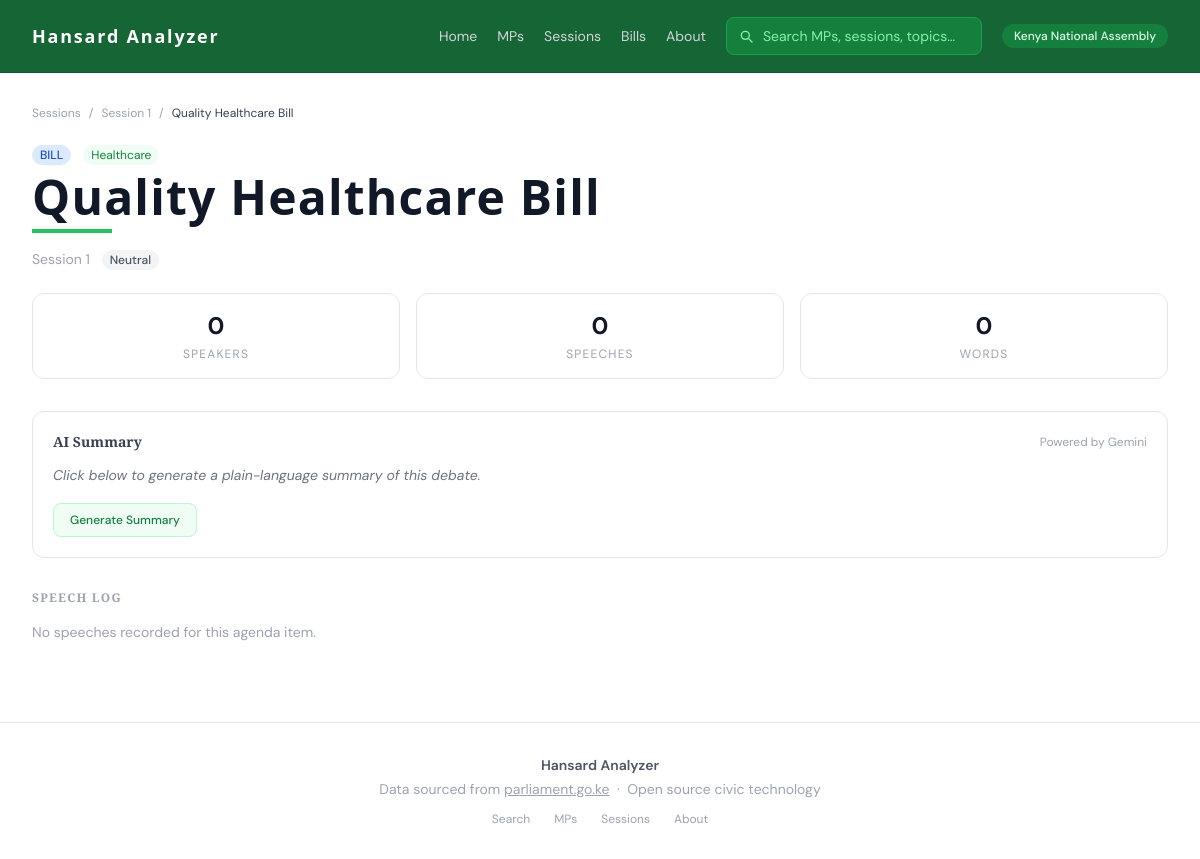
Page /agenda/1 on the earlier database version.
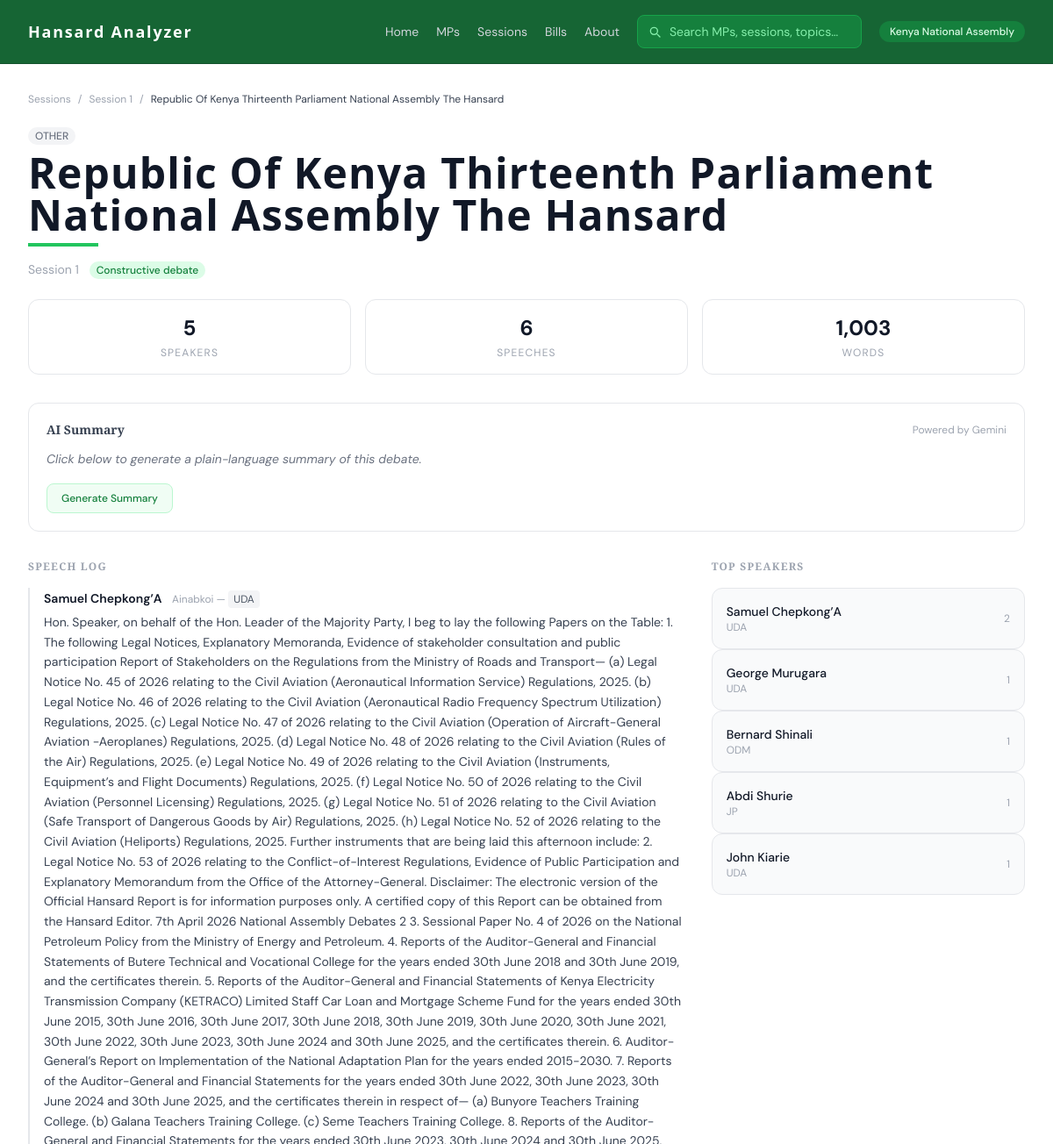
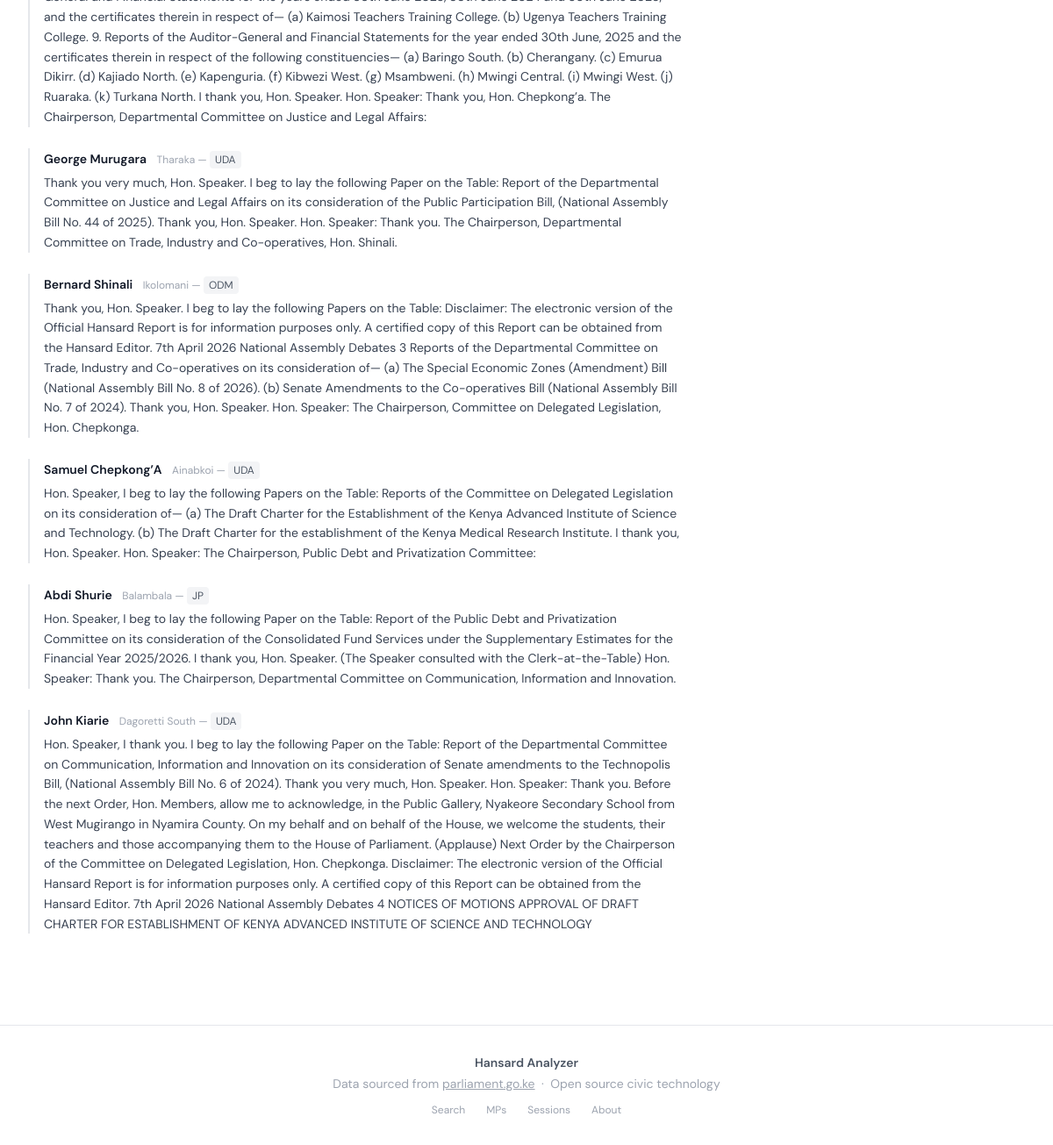
Same page on the later database version (2 pictures, top to bottom).
### tables this page shows
CREATE TABLE agenda_items (
    id           INTEGER PRIMARY KEY AUTOINCREMENT,
    session_id   INTEGER NOT NULL REFERENCES sessions(id),
    title        TEXT NOT NULL,
    type         TEXT NOT NULL,
    sequence     INTEGER,
    raw_heading  TEXT,
    created_at   TEXT
);

CREATE TABLE agenda_item_topics (
    id             INTEGER PRIMARY KEY AUTOINCREMENT,
    agenda_item_id INTEGER NOT NULL REFERENCES agenda_items(id),
    topic          TEXT NOT NULL,
    confidence     REAL,
    UNIQUE(agenda_item_id, topic)
);

CREATE TABLE speeches (
    id              INTEGER PRIMARY KEY AUTOINCREMENT,
    session_id      INTEGER NOT NULL REFERENCES sessions(id),
    member_id       INTEGER NOT NULL REFERENCES members(id),
    agenda_item_id  INTEGER REFERENCES agenda_items(id),
    section         TEXT,
    content         TEXT NOT NULL,
    word_count      INTEGER,
    sentiment_score REAL,
    created_at      TEXT
);

CREATE TABLE members (
    id           INTEGER PRIMARY KEY AUTOINCREMENT,
    name         TEXT NOT NULL,
    constituency TEXT,
    party        TEXT,
    first_seen   TEXT,
    last_seen    TEXT
);

### routes/agenda_items.py (the view)
@agenda_items_bp.route("/<int:agenda_item_id>")
def agenda_item_detail(agenda_item_id):
    page     = request.args.get("page", 1, type=int)
    per_page = 20
    conn = get_connection()
    item = get_agenda_item_by_id(conn, agenda_item_id)
    if not item:
        conn.close()
        abort(404)
    all_speeches = get_speeches_by_agenda_item(conn, agenda_item_id)
    topics = get_topics_for_agenda_item(conn, agenda_item_id)
    conn.close()
    scored = [s["sentiment_score"] for s in all_speeches if s["sentiment_score"] is not None]
    avg_sentiment = round(sum(scored) / len(scored), 3) if scored else 0.0
    sentiment_label = score_label(avg_sentiment)
    total_words = sum(s["word_count"] or 0 for s in all_speeches)
    speakers = {}
    for speech in all_speeches:
        mid = speech["member_id"]
        if mid not in speakers:
            speakers[mid] = {
                "member_id": mid,
                "name": speech["member_name"],
                "constituency": speech["constituency"],
                "party": speech["party"],
                "count": 0,
            }
        speakers[mid]["count"] += 1
    top_speakers = sorted(speakers.values(), key=lambda x: x["count"], reverse=True)
    p = paginate(all_speeches, page, per_page)
    return render_template(
        "agenda_item.html",
        item=item,
        speeches=p["items"],
        pagination=p,
        topics=topics,
        top_speakers=top_speakers,
        avg_sentiment=avg_sentiment,
        sentiment_label=sentiment_label,
        total_words=total_words,
        total_speeches=len(all_speeches),
    )

### analyzer/analytics/sentiment.py (called while the page is built)
def score_label(score: float) -> str:
    if score >= 0.05:
        return "Constructive"
    if score <= -0.05:
        return "Heated"
    return "Neutral"

### analyzer/database/queries.py (called while the page is built)
def get_agenda_item_by_id(
    conn: sqlite3.Connection,
    agenda_item_id: int,
) -> Optional[dict]:
    cursor = conn.cursor()
    cursor.execute(
        "SELECT * FROM agenda_items WHERE id = ?",
        (agenda_item_id,),
    )
    row = cursor.fetchone()
    if row is None:
        return None
    columns = [d[0] for d in cursor.description]
    return dict(zip(columns, row))

def get_speeches_by_agenda_item(
    conn: sqlite3.Connection,
    agenda_item_id: int,
) -> list[dict]:
    cursor = conn.cursor()
    cursor.execute(
        """
        SELECT sp.*, m.name AS member_name, m.constituency, m.party, m.id AS member_id
        FROM speeches sp
        JOIN members m ON sp.member_id = m.id
        WHERE sp.agenda_item_id = ?
        ORDER BY sp.id ASC
        """,
        (agenda_item_id,),
    )
    columns = [d[0] for d in cursor.description]
    return [dict(zip(columns, row)) for row in cursor.fetchall()]

### templates/agenda_item.html (shortened to what the changed rows need)
{% extends "base.html" %}
{% block content %}
<nav class="flex items-center gap-2 text-xs text-gray-400 mb-6">
    <a href="/sessions/" class="hover:text-gray-600">Sessions</a>
    <span>/</span>
    <a href="/sessions/{{ item.session_id }}" class="hover:text-gray-600">
        Session {{ item.session_id }}
    </a>
    <span>/</span>
    <span class="text-gray-700">{{ item.title }}</span>
</nav>
<div class="mb-6">
    <div class="flex items-center gap-3 mb-2">
        <span class="text-xs px-2 py-0.5 rounded-full font-medium
            {% if item.type == 'BILL' %}bg-blue-100 text-blue-700
            {% elif item.type == 'MOTION' %}bg-purple-100 text-purple-700
            {% elif item.type == 'PETITION' %}bg-orange-100 text-orange-700
            {% elif item.type == 'STATEMENT' %}bg-gray-100 text-gray-600
            {% elif item.type == 'QUESTION' %}bg-yellow-100 text-yellow-700
            {% else %}bg-gray-100 text-gray-500{% endif %}">
            {{ item.type }}
        </span>
        {% if topics %}
        {% for t in topics %}
        <a href="/topics/{{ t.topic }}"
           class="text-xs bg-green-50 text-green-700 px-2 py-0.5 rounded-full
                  capitalize hover:bg-green-100 transition-colors">
            {{ t.topic }}
        </a>
        {% endfor %}
        {% endif %}
    </div>
    <h1 class="font-sans text-4xl sm:text-5xl font-black text-gray-900 tracking-wide mb-2">{{ item.title }}</h1>
    <div class="h-1 w-20 bg-green-500 mb-4"></div>
    <p class="text-sm text-gray-400">
        Session {{ item.session_id }}
        {% if sentiment_label == 'Constructive' %}
        <span class="ml-2 text-xs bg-green-100 text-green-700 px-2 py-0.5 rounded-full font-medium">
            Constructive debate
        </span>
        {% elif sentiment_label == 'Heated' %}
        <span class="ml-2 text-xs bg-red-100 text-red-700 px-2 py-0.5 rounded-full font-medium">
            Heated debate
        </span>
        {% else %}
        <span class="ml-2 text-xs bg-gray-100 text-gray-600 px-2 py-0.5 rounded-full font-medium">
            Neutral
        </span>
        {% endif %}
    </p>
</div>
<div class="grid grid-cols-3 gap-4 mb-8">
    <div class="border border-gray-200 rounded-xl p-4 text-center bg-white">
        <div class="text-2xl font-bold text-gray-900">{{ top_speakers|length }}</div>
        <div class="text-xs uppercase tracking-widest text-gray-400 mt-1">Speakers</div>
    </div>
    <div class="border border-gray-200 rounded-xl p-4 text-center bg-white">
        <div class="text-2xl font-bold text-gray-900">{{ total_speeches }}</div>
        <div class="text-xs uppercase tracking-widest text-gray-400 mt-1">Speeches</div>
    </div>
    <div class="border border-gray-200 rounded-xl p-4 text-center bg-white">
        <div class="text-2xl font-bold text-gray-900">{{ "{:,}".format(total_words) }}</div>
        <div class="text-xs uppercase tracking-widest text-gray-400 mt-1">Words</div>
    </div>
</div>
<div class="grid grid-cols-3 gap-8">
    <div class="col-span-2">
        <h2 class="text-xs font-semibold tracking-widest text-gray-400 uppercase mb-4">
            Speech Log
        </h2>
        {% if speeches %}
        {% for speech in speeches %}
        <div class="border-l-2 border-gray-200 hover:border-green-400 pl-4 mb-6 transition-colors">
            <div class="mb-1">
                <a href="/members/{{ speech.member_id }}"
                   class="font-semibold text-sm text-gray-900 hover:text-green-700 transition-colors">
                    {{ speech.member_name }}
                </a>
                <span class="text-xs text-gray-400 ml-2">
                    {{ speech.constituency }} &mdash;
                    <span class="bg-gray-100 text-gray-600 px-1.5 py-0.5 rounded text-xs">
                        {{ speech.party }}
                    </span>
                </span>
            </div>
            <p class="text-sm text-gray-700 leading-relaxed">{{ speech.content }}</p>
        </div>
        {% endfor %}
        {% else %}
        <p class="text-sm text-gray-400">No speeches recorded for this agenda item.</p>
        {% endif %}
    {% set p = pagination %}
    {% set extra_params = '' %}
    </div>
    <div>
        {% if top_speakers %}
        <h2 class="text-xs font-semibold tracking-widest text-gray-400 uppercase mb-4">
            Top Speakers
        </h2>
        {% for speaker in top_speakers %}
        <div class="flex items-center justify-between gap-4 p-4 bg-gray-50 rounded-xl border border-gray-200">
            <div>
                <p class="text-sm font-medium text-gray-900">{{ speaker.name }}</p>
                <p class="text-xs text-gray-400">{{ speaker.party }}</p>
            </div>
            <span class="text-xs text-gray-400">{{ speaker.count }}</span>
        </div>
        {% endfor %}
        {% endif %}
    </div>
</div>
{% endblock %}

Differences in the rows shown:
no longer on this page (row edited): agenda_item_topics: topic "Healthcare"
changed agenda_items: title "Quality Healthcare Bill" → "Republic Of Kenya Thirteenth Parliament National Assembly The Hansard"; type "BILL" → "OTHER"
added speeches: member_name "Samuel Chepkong’A", constituency "Ainabkoi", party "UDA", content "Hon. Speaker, on behalf of the Hon. Leader of the Majority Party, I beg to lay the following Papers on the Table: 1. The following Legal Notices, Explanatory Memoranda, Evidence of stakeholder consultation and public participation Report of Stakeholders on the Regulations from the Ministry of Roads and Transport— (a) Legal Notice No. 45 of 2026 relating to the Civil Aviation (Aeronautical Information Service) Regulations, 2025. (b) Legal Notice No. 46 of 2026 relating to the Civil Aviation (Aeronautical Radio Frequency Spectrum Utilization) Regulations, 2025. (c) Legal Notice No. 47 of 2026 relating to the Civil Aviation (Operation of Aircraft-General Aviation -Aeroplanes) Regulations,…", name "Samuel Chepkong’A", count "2"
added speeches: member_name "George Murugara", constituency "Tharaka", party "UDA", content "Thank you very much, Hon. Speaker. I beg to lay the following Paper on the Table: Report of the Departmental Committee on Justice and Legal Affairs on its consideration of the Public Participation Bill, (National Assembly Bill No. 44 of 2025). Thank you, Hon. Speaker. Hon. Speaker: Thank you. The Chairperson, Departmental Committee on Trade, Industry and Co-operatives, Hon. Shinali.", name "George Murugara", count "1"
added speeches: member_name "Bernard Shinali", constituency "Ikolomani", party "ODM", content "Thank you, Hon. Speaker. I beg to lay the following Papers on the Table: Disclaimer: The electronic version of the Official Hansard Report is for information purposes only. A certified copy of this Report can be obtained from the Hansard Editor. 7th April 2026 National Assembly Debates 3 Reports of the Departmental Committee on Trade, Industry and Co-operatives on its consideration of— (a) The Special Economic Zones (Amendment) Bill (National Assembly Bill No. 8 of 2026). (b) Senate Amendments to the Co-operatives Bill (National Assembly Bill No. 7 of 2024). Thank you, Hon. Speaker. Hon. Speaker: The Chairperson, Committee on Delegated Legislation, Hon. Chepkonga.", name "Bernard Shinali", count "1"
added speeches: member_name "Samuel Chepkong’A", constituency "Ainabkoi", party "UDA", content "Hon. Speaker, I beg to lay the following Papers on the Table: Reports of the Committee on Delegated Legislation on its consideration of— (a) The Draft Charter for the Establishment of the Kenya Advanced Institute of Science and Technology. (b) The Draft Charter for the establishment of the Kenya Medical Research Institute. I thank you, Hon. Speaker. Hon. Speaker: The Chairperson, Public Debt and Privatization Committee:", shown under "SPEECH LOG"
added speeches: member_name "Abdi Shurie", constituency "Balambala", party "JP", content "Hon. Speaker, I beg to lay the following Paper on the Table: Report of the Public Debt and Privatization Committee on its consideration of the Consolidated Fund Services under the Supplementary Estimates for the Financial Year 2025/2026. I thank you, Hon. Speaker. (The Speaker consulted with the Clerk-at-the-Table) Hon. Speaker: Thank you. The Chairperson, Departmental Committee on Communication, Information and Innovation.", name "Abdi Shurie", count "1"
added speeches: member_name "John Kiarie", constituency "Dagoretti South", party "UDA", content "Hon. Speaker, I thank you. I beg to lay the following Paper on the Table: Report of the Departmental Committee on Communication, Information and Innovation on its consideration of Senate amendments to the Technopolis Bill, (National Assembly Bill No. 6 of 2024). Thank you very much, Hon. Speaker. Hon. Speaker: Thank you. Before the next Order, Hon. Members, allow me to acknowledge, in the Public Gallery, Nyakeore Secondary School from West Mugirango in Nyamira County. On my behalf and on behalf of the House, we welcome the students, their teachers and those accompanying them to the House of Parliament. (Applause) Next Order by the Chairperson of the Committee on Delegated Legislation, Hon.…", name "John Kiarie", count "1"
Other differences:
{{ top_speakers|length }}: "0" → "5"
{{ total_speeches }}: "0" → "6"
{{ "{:,}".format(total_words) }}: "0" → "1,003"
text no longer shown: "Neutral No speeches recorded for this agenda item."
text now shown: "Constructive debate TOP SPEAKERS"
